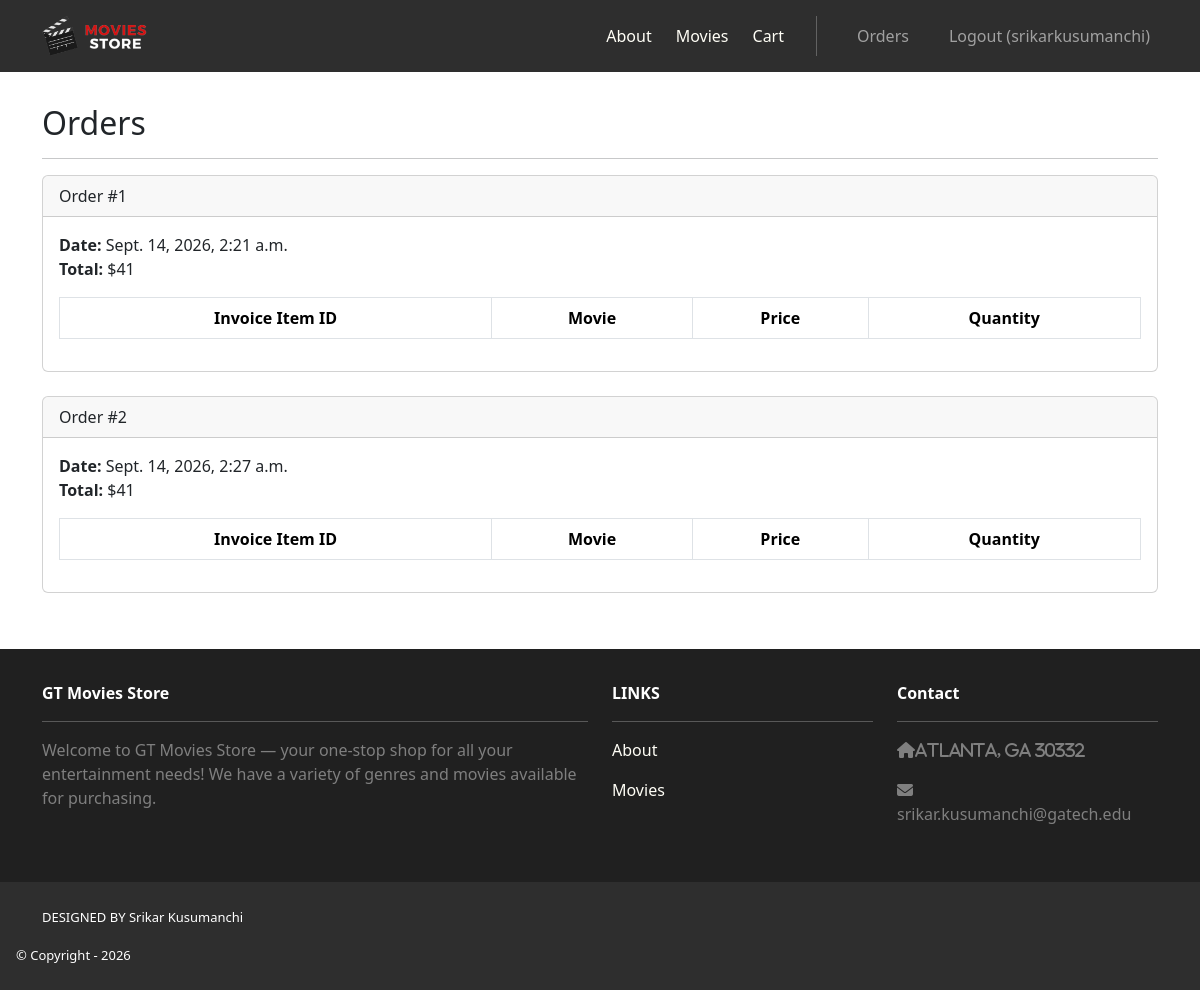
Page /accounts/orders/ (signed in) on the committed database.
### cart/models.py (models this page shows, shortened)
class Order(models.Model):
    id = models.AutoField(primary_key=True)
    total = models.IntegerField()
    date = models.DateTimeField(auto_now_add=True)
    user = models.ForeignKey(User, on_delete=models.CASCADE)

### accounts/views.py (the view)
# urls.py: path("orders/", views.orders, name="accounts.orders"),
@login_required
def orders(request):
    template_data = {}
    template_data["title"] = "Orders"
    template_data["orders"] = request.user.order_set.all()
    return render(request, "orders.html", {"template_data": template_data})

### accounts/templates/orders.html (shortened to what this page needs)
{% extends 'base.html' %}
{% block content %}
<div class="p-3">
    <div class="container">
        <div class="row mt-3">
            <div class="col mx-auto mb-3">
                <h2>Orders</h2>
                <hr>
                {% for order in template_data.orders %}
                <div class="card mb-4">
                    <div class="card-header">
                        Order #{{ order.id }}
                    </div>
                    <div class="card-body">
                        <b>Date:</b> {{ order.date }} <br>
                        <b>Total:</b> ${{ order.total }} <br>
                        <table class="table table-bordered table-striped text-center mt-3">
                            <thead>
                                <tr>
                                    <th scope="col">Invoice Item ID</th>
                                    <th scope="col">Movie</th>
                                    <th scope="col">Price</th>
                                    <th scope="col">Quantity</th>
                                </tr>
                            </thead>
                        </table>
                    </div>
                </div>
                {% endfor %}
            </div>
        </div>
    </div>
</div>
{% endblock content %}

### gtmoviesstore/templates/base.html (shortened to what this page needs)
<!doctype html>
<html>
  {% load static %}
  <head>
    <link
      rel="stylesheet"
      href="https://cdn.jsdelivr.net/npm/bootstrap@5.3.3/dist/css/bootstrap.min.css"
    />
    <link
      rel="stylesheet"
      href="https://cdnjs.cloudflare.com/ajax/libs/font-awesome/6.1.1/css/all.min.css"
    />
    <link
      rel="stylesheet"
      type="text/css"
      href="{% static 'css/style.css' %}"
    />
  </head>
  <body>
    <nav class="p-3 navbar navbar-dark bg-dark navbar-expand-lg">
      <div class="container">
        <a href="{% url 'home.index' %}">
          <img
            src="{% static 'img/logo.png' %}"
            alt="GT Movies Store Logo"
            height="40"
          />
        </a>
        <div class="collapse navbar-collapse" id="navbarNavAltMarkup">
          <div class="navbar-nav ms-auto navbar-ml gap-4 align-items-center">
            <a class="navlink" href="{% url 'home.about' %}">About</a>
            <a class="navlink" href="{% url 'movies.index' %}">Movies</a>
            <a class="navlink" href="{% url 'cart.index' %}">Cart</a>
            {% if user.is_authenticated %}
            <a href="{% url 'accounts.orders' %}" class="nav-link">Orders</a>
            <a href="{% url 'accounts.logout' %}" class="nav-link"
              >Logout ({{ user.username }})</a
            >
            {% else %}
            <a class="nav-link" href="{% url 'accounts.login' %}">Login</a>
            <a class="nav-link" href="{% url 'accounts.signup' %}">Sign Up</a>
            {% endif %}
          </div>
        </div>
      </div>
    </nav>
    <div style="flex: 1 0 auto;">{% block content %} {% endblock content %}</div>
    <div style="flex-shrink: 0;">
      <section class="p-3 ms-footer d-none d-md-block">
        <div class="container">
          <div class="row mt-3 text-white">
            <div class="col-md-6 col-lg-6 col-xl-6 mx-auto mb-4">
              <b>GT Movies Store</b>
              <hr />
              <p>
                Welcome to GT Movies Store — your one-stop shop for all your
                entertainment needs! We have a variety of genres and movies
                available for purchasing.
              </p>
            </div>
            <div class="col-md-3 col-lg-3 col-xl-3 mx-auto mb-4">
              <b>LINKS</b>
              <hr />
              <p>
                <a class="navlink" href="{% url 'home.about' %}">About</a>
              </p>
              <p>
                <a class="navlink" href="{% url 'movies.index' %}">Movies</a>
              </p>
            </div>
            <div class="col-md-3 col-lg-3 col-xl-3 mx-auto mb-4">
              <b>Contact</b>
              <hr />
              <p>
                <i class="fas fa-home me-2">Atlanta, GA 30332</i>
              </p>
              <p>
                <i class="fas fa-envelope me-2"></i>
                srikar.kusumanchi@gatech.edu
              </p>
            </div>
          </div>
        </div>
      </section>
      <section class="p-3 ms-footer-bottom bg-dark">
        <div class="container d-flex justify-content-between">
          <div class="me-5 text-white">
            <span>DESIGNED BY Srikar Kusumanchi</span>
          </div>
        </div>
        <div class="text-white">
          <span>© Copyright - 2026</span>
        </div>
      </section>
    </div>
  </body>
</html>

### gtmoviesstore/static/css/style.css (style rules this page uses)
a.navlink { color: #fffef6 !important; text-decoration: none; }
.bg-dark { background-color: #2e2e2e !important; }
.ms-footer { background-color: #202020; }
.ms-footer p { color: #7f7f7f; }
.ms-footer-bottom span { font-size: 13px; line-height: 38px; }

### rows in the picture
Order: id "1", date "Sept. 14, 2026, 2:21 a.m.", total "41"
Order: id "2", date "Sept. 14, 2026, 2:27 a.m.", total "41"

### other values in the picture
{{ user.username }} "srikarkusumanchi"
